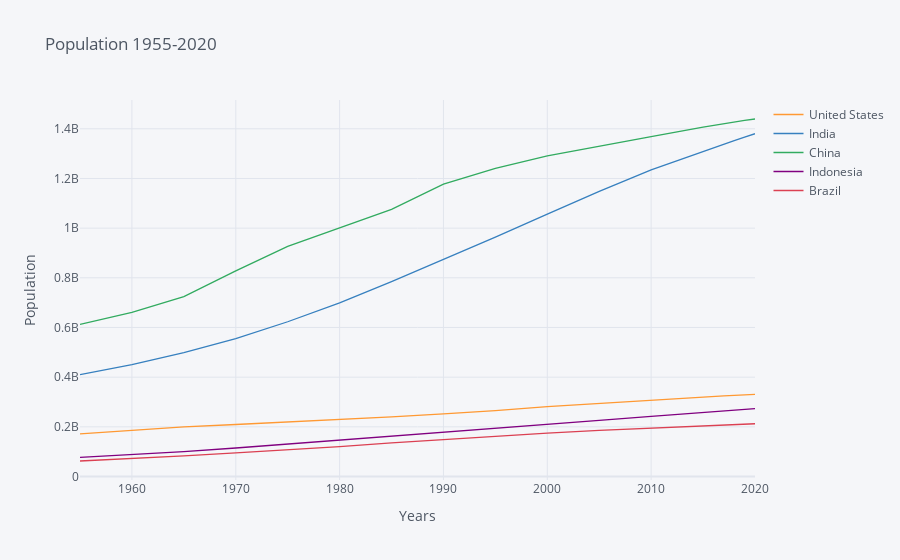

Notebook code for this chart:
### Markdown cell above
# Line plot interactive

### Code cell
cf.set_config_file(sharing='public', theme='pearl', offline=True)
df_pivot.iplot(
    kind='line',
    xTitle='Years',
    yTitle='Population',
    title='Population 1955-2020'
)
